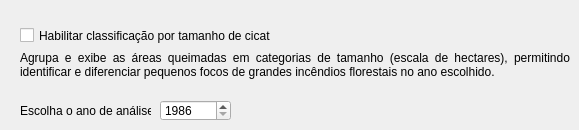
     <widget class="QWidget" name="fire_size">
      <attribute name="title">
       <string>Tamanho das cicatrizes </string>
      </attribute>
      <widget class="QLabel" name="Selecioneanoaseguir_4">
       <property name="geometry">
        <rect>
         <x>20</x>
         <y>100</y>
         <width>131</width>
         <height>21</height>
        </rect>
       </property>
       <property name="text">
        <string>Escolha o ano de análise:</string>
       </property>
       <property name="alignment">
        <set>Qt::AlignmentFlag::AlignLeading|Qt::AlignmentFlag::AlignLeft|Qt::AlignmentFlag::AlignVCenter</set>
       </property>
      </widget>
      <widget class="QCheckBox" name="check_fire_size">
       <property name="enabled">
        <bool>true</bool>
       </property>
       <property name="geometry">
        <rect>
         <x>20</x>
         <y>20</y>
         <width>251</width>
         <height>31</height>
        </rect>
       </property>
       <property name="font">
        <font>
         <strikeout>false</strikeout>
         <stylestrategy>PreferDefault</stylestrategy>
         <kerning>false</kerning>
        </font>
       </property>
       <property name="mouseTracking">
        <bool>true</bool>
       </property>
       <property name="contextMenuPolicy">
        <enum>Qt::ContextMenuPolicy::DefaultContextMenu</enum>
       </property>
       <property name="acceptDrops">
        <bool>false</bool>
       </property>
       <property name="layoutDirection">
        <enum>Qt::LayoutDirection::LeftToRight</enum>
       </property>
       <property name="autoFillBackground">
        <bool>false</bool>
       </property>
       <property name="inputMethodHints">
        <set>Qt::InputMethodHint::ImhNone</set>
       </property>
       <property name="text">
        <string>Habilitar classificação por tamanho de cicatriz</string>
       </property>
       <property name="checked">
        <bool>false</bool>
       </property>
       <property name="tristate">
        <bool>false</bool>
       </property>
      </widget>
      <widget class="QSpinBox" name="FireSizeYear">
       <property name="geometry">
        <rect>
         <x>160</x>
         <y>100</y>
         <width>71</width>
         <height>21</height>
        </rect>
       </property>
       <property name="minimum">
        <number>1986</number>
       </property>
       <property name="maximum">
        <number>2999</number>
       </property>
       <property name="value">
        <number>1986</number>
       </property>
      </widget>
      <widget class="QLabel" name="SelecioneProduto_fire_accumulated_10">
       <property name="geometry">
        <rect>
         <x>20</x>
         <y>40</y>
         <width>550</width>
         <height>51</height>
        </rect>
       </property>
       <property name="text">
        <string>&lt;html&gt;&lt;head/&gt;&lt;body&gt;&lt;p&gt;Agrupa e exibe as áreas queimadas em categorias de tamanho (escala de hectares), permitindo identificar e diferenciar pequenos focos de grandes incêndios florestais no ano escolhido.&lt;/p&gt;&lt;/body&gt;&lt;/html&gt;</string>
       </property>
       <property name="alignment">
        <set>Qt::AlignmentFlag::AlignJustify|Qt::AlignmentFlag::AlignVCenter</set>
       </property>
       <property name="wordWrap">
        <bool>true</bool>
       </property>
      </widget>
     </widget>
